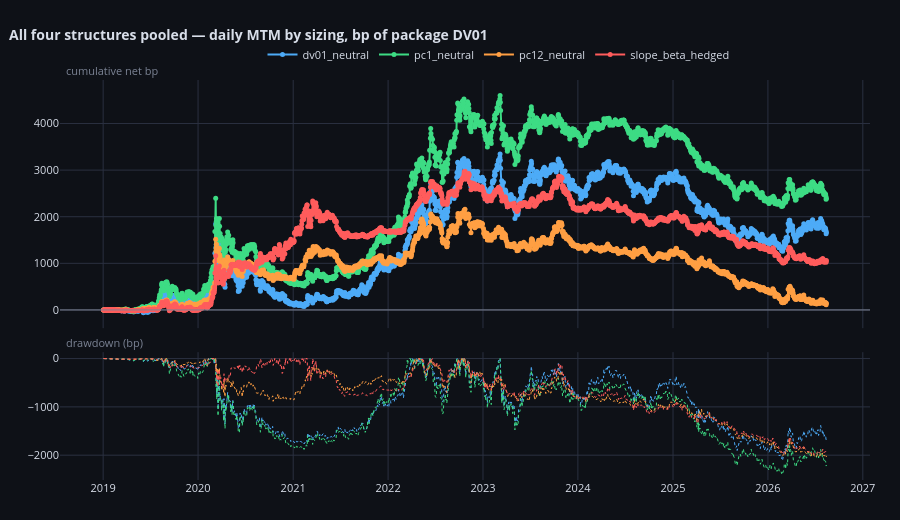

Notebook cell for this chart:
### Code cell
MTM_BOOKS = {}
for _sz in fns.SIZINGS:
    _e = sum(EQ[(_l, _sz)] for _l, _f, _b2 in fa.STRAT1_STRUCTURES) / DV01
    _d = _e.diff().dropna()
    MTM_BOOKS[_sz] = pd.DataFrame({"date": _d.index, "pnl": _d.to_numpy()})
compare_curves(MTM_BOOKS,
               title="All four structures pooled — daily MTM by sizing, bp of package DV01",
               time_col="date", pnl_col="pnl", unit="bp")

### Figure 1 — Plotly figure (JSON) as saved in the notebook; plotly's stock layout.template omitted (floating-point values rounded to 4 significant figures; data arrays with more than 128 entries replaced by an {"elided": "..."} marker saying what was removed)
{"data": [{"hovertemplate": "<b>dv01_neutral</b><br>%{x|%Y-%m-%d}<br>cum %{y:.3f} bp<extra></extra>", "line": {"color": "#4dabf7", "width": 2}, "marker": {"size": 5}, "mode": "lines+markers", "name": "dv01_neutral", "type": "scatter", "x": {"elided": "1906 str values"}, "xaxis": "x", "y": {"elided": "1906 float values"}, "yaxis": "y"}, {"hoverinfo": "skip", "line": {"color": "#4dabf7", "dash": "dot", "width": 1}, "mode": "lines", "name": "dv01_neutral dd", "showlegend": false, "type": "scatter", "x": {"elided": "1906 str values"}, "xaxis": "x2", "y": {"elided": "1906 float values"}, "yaxis": "y2"}, {"hovertemplate": "<b>pc1_neutral</b><br>%{x|%Y-%m-%d}<br>cum %{y:.3f} bp<extra></extra>", "line": {"color": "#3ddc84", "width": 2}, "marker": {"size": 5}, "mode": "lines+markers", "name": "pc1_neutral", "type": "scatter", "x": {"elided": "1906 str values"}, "xaxis": "x", "y": {"elided": "1906 float values"}, "yaxis": "y"}, {"hoverinfo": "skip", "line": {"color": "#3ddc84", "dash": "dot", "width": 1}, "mode": "lines", "name": "pc1_neutral dd", "showlegend": false, "type": "scatter", "x": {"elided": "1906 str values"}, "xaxis": "x2", "y": {"elided": "1906 float values"}, "yaxis": "y2"}, {"hovertemplate": "<b>pc12_neutral</b><br>%{x|%Y-%m-%d}<br>cum %{y:.3f} bp<extra></extra>", "line": {"color": "#ff9f43", "width": 2}, "marker": {"size": 5}, "mode": "lines+markers", "name": "pc12_neutral", "type": "scatter", "x": {"elided": "1906 str values"}, "xaxis": "x", "y": {"elided": "1906 float values"}, "yaxis": "y"}, {"hoverinfo": "skip", "line": {"color": "#ff9f43", "dash": "dot", "width": 1}, "mode": "lines", "name": "pc12_neutral dd", "showlegend": false, "type": "scatter", "x": {"elided": "1906 str values"}, "xaxis": "x2", "y": {"elided": "1906 float values"}, "yaxis": "y2"}, {"hovertemplate": "<b>slope_beta_hedged</b><br>%{x|%Y-%m-%d}<br>cum %{y:.3f} bp<extra></extra>", "line": {"color": "#ff5c5c", "width": 2}, "marker": {"size": 5}, "mode": "lines+markers", "name": "slope_beta_hedged", "type": "scatter", "x": {"elided": "1906 str values"}, "xaxis": "x", "y": {"elided": "1906 float values"}, "yaxis": "y"}, {"hoverinfo": "skip", "line": {"color": "#ff5c5c", "dash": "dot", "width": 1}, "mode": "lines", "name": "slope_beta_hedged dd", "showlegend": false, "type": "scatter", "x": {"elided": "1906 str values"}, "xaxis": "x2", "y": {"elided": "1906 float values"}, "yaxis": "y2"}], "layout": {"annotations": [{"font": {"color": "#7b8394", "size": 11}, "showarrow": false, "text": "cumulative net bp", "x": 0.005, "xanchor": "left", "xref": "paper", "y": 1.0, "yanchor": "bottom", "yref": "paper"}, {"font": {"color": "#7b8394", "size": 11}, "showarrow": false, "text": "drawdown (bp)", "x": 0.005, "xanchor": "left", "xref": "paper", "y": 0.3196, "yanchor": "bottom", "yref": "paper"}], "font": {"color": "#d8dee9", "size": 11}, "height": 520, "hoverlabel": {"bgcolor": "#161a23", "bordercolor": "#2a3040"}, "hovermode": "x unified", "legend": {"bgcolor": "rgba(0,0,0,0)", "orientation": "h", "x": 0.25, "y": 1.1}, "margin": {"b": 40, "l": 60, "r": 30, "t": 80}, "paper_bgcolor": "#0e1117", "plot_bgcolor": "#0e1117", "shapes": [{"line": {"color": "#7b8394", "width": 1}, "type": "line", "x0": 0, "x1": 1, "xref": "x domain", "y0": 0, "y1": 0, "yref": "y"}], "title": {"font": {"size": 14}, "text": "<b>All four structures pooled — daily MTM by sizing, bp of package DV01</b>", "x": 0.01}, "xaxis": {"anchor": "y", "domain": [0.0, 1.0], "gridcolor": "#2a3040", "matches": "x2", "showgrid": true, "showspikes": true, "showticklabels": false, "spikecolor": "#7b8394", "spikedash": "dot", "spikemode": "across", "spikesnap": "cursor", "spikethickness": 1}, "xaxis2": {"anchor": "y2", "domain": [0.0, 1.0], "gridcolor": "#2a3040", "showgrid": true, "showspikes": true, "spikecolor": "#7b8394", "spikedash": "dot", "spikemode": "across", "spikesnap": "cursor", "spikethickness": 1}, "yaxis": {"anchor": "x", "domain": [0.3796, 1.0], "gridcolor": "#2a3040", "showgrid": true, "zeroline": false}, "yaxis2": {"anchor": "x2", "domain": [0.0, 0.3196], "gridcolor": "#2a3040", "showgrid": true, "zeroline": false}}}
